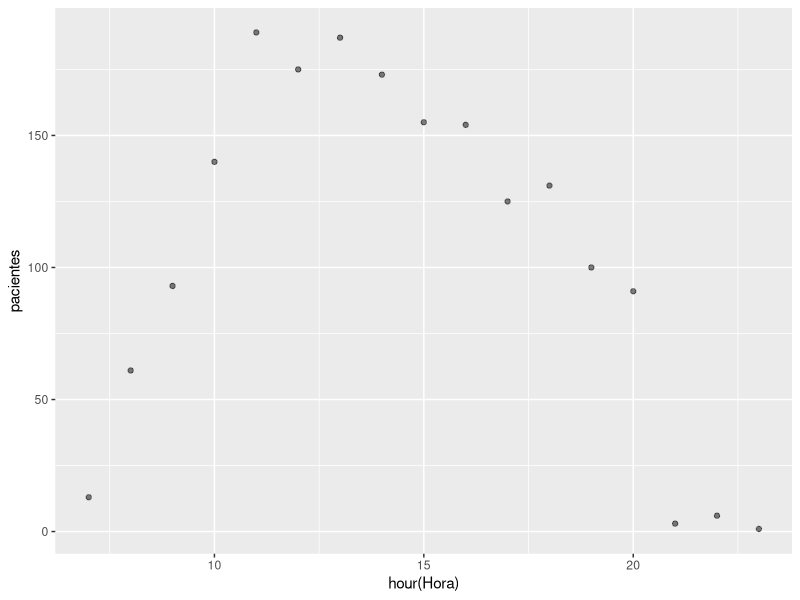
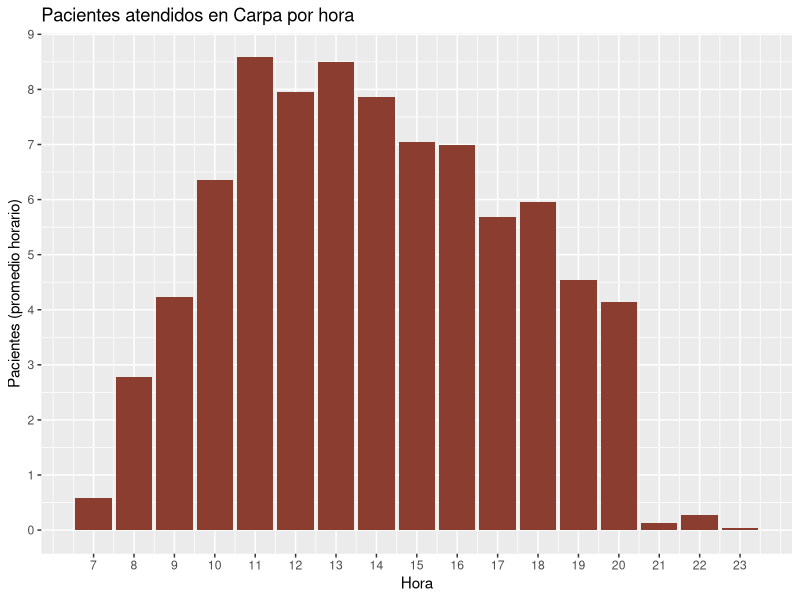
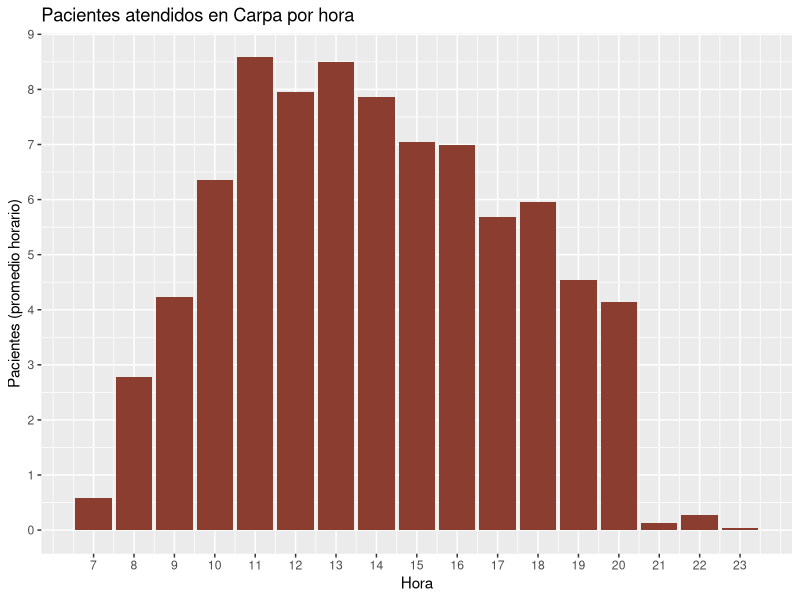

Here is the R script that generated these plots, in order:
library(readxl)
library(tidyverse)
library (ggplot2)
library(lubridate)

carpa_julio <- read_excel("data/carpa_julio.xls", 
                          col_types = c("text", "text", "skip", 
                                        "text", "text", "skip", "numeric"))
View(carpa_julio)

head(carpa_julio)
names(carpa_julio)

carpa_julio$Fecha <- dmy(carpa_julio$Fecha)
carpa_julio$Hora <- hm(carpa_julio$Hora)

# Construir tabla pacientes por hora
carpa_julio <- carpa_julio %>% mutate(hora_red = hour(Hora))

pacientes_hora <- carpa_julio %>% filter(Nombre != "NA") %>%
  group_by(hour(Hora))%>%
  summarise(pacientes = n())

pacientes_hora %>%
  ggplot(aes(`hour(Hora)`, pacientes))+
  geom_point(alpha=0.5)

pacientes_hora %>%
  ggplot(aes(`hour(Hora)`, pacientes/22))+
  geom_bar(stat ="identity", fill="coral4")+
  xlab("Hora") + ylab("Pacientes (promedio horario)")+
  ggtitle("Pacientes atendidos en Carpa por hora")+
  scale_x_continuous(breaks=seq(7,23,1))+
  scale_y_continuous(breaks=seq(0.00,10, 1))

ggsave("figs/pacientes_hora_bar.png")


pacientes_hora <- pacientes_hora %>%
  mutate(media = pacientes/22)
  
ph <- data.frame(pacientes_hora)

writexl::write_xlsx(ph,"data/pacientes_hora.xlsx")
